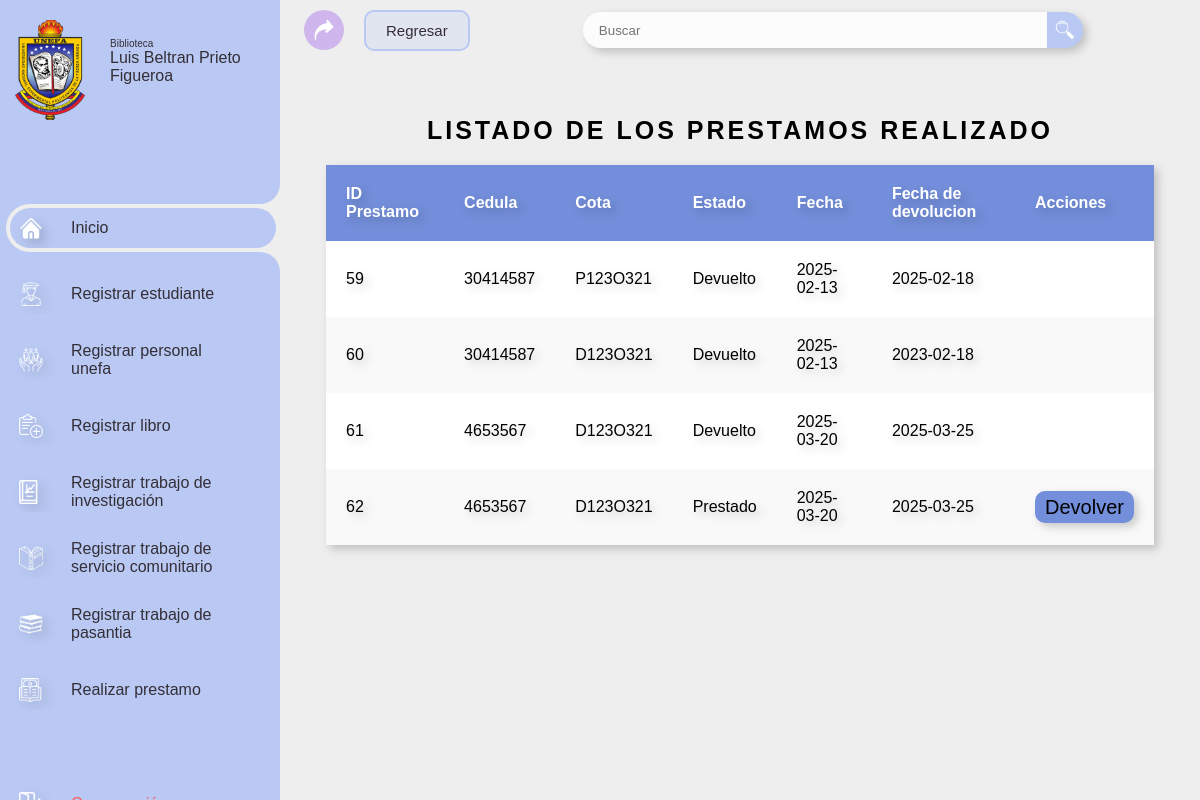
The app's page /prestamo.php with its own data.
### tables this page shows
CREATE TABLE `prestamos` (
  `id` int NOT NULL AUTO_INCREMENT,
  `cedula_persona` int DEFAULT NULL,
  `tipo_persona` varchar(100) DEFAULT NULL,
  `cota_documento` varchar(100) DEFAULT NULL,
  `tipo_documento` varchar(100) DEFAULT NULL,
  `fecha_prestamo` date NOT NULL,
  `fecha_devolucion` date NOT NULL,
  `estado` enum('Prestado','Devuelto') NOT NULL DEFAULT 'Prestado',
  `observaciones` text,
  `usuario_registro` varchar(50) DEFAULT NULL,
  PRIMARY KEY (`id`)
);

### controlador/getInfo/prestamo.php (called while the page is built, shortened)
<?php
$sql = "SELECT
    *
FROM prestamos";
$result = $conexion->query($sql);
if ($result->num_rows > 0) {
    $prestamos = array();
    while ($row = $result->fetch_assoc()) {
        $prestamos[] = $row;
    }
} else {
}
?>

### prestamo.php (the view, shortened to what this page needs)
<?php
require ROOT_DIR . '/modelo/conexion.php';
require ROOT_DIR . '/controlador/getInfo/prestamo.php';
?>
<!DOCTYPE html>
<html lang="en">
<head>
	<link rel="stylesheet" href="estilo/grado.css">
</head>
<body>
	<?php
		$menuActive = 1;
		require ROOT_DIR . '/componentes/menuLateral.php';
	?>
	<section id="content">
		<nav>
			<i style="background-image: url(imagenes/flecha-curva.png);" class='bx bx-menu '></i>
			<a class="retorn" href="admin-inicio.php">Regresar</a>
			<?php if(isset($prestamos)){require './componentes/buscador.php';}?>
		</nav>
		<br><br>
		<h4 style="font-size: 25PX; text-align: center; margin: 20px; font-weight: bolder; letter-spacing: 3px;">LISTADO DE LOS PRESTAMOS REALIZADO</h4>
		<main>
			<div id="main-container">
				<?php if(isset($prestamos)): ?>
				<table class="busquedatabla">
					<thead>
						<tr>
							<th>ID Prestamo</th>
							<th>Cedula</th>
							<th>Cota</th>
							<th>Estado</th>
							<th>Fecha</th>
							<th>Fecha de devolucion</th>
							<th>Acciones</th>
						</tr>
					</thead>
					<tbody>
					<?php foreach ($prestamos as $prestamo): ?>
						<tr>
							<td><?= $prestamo["id"] ?></td>
							<td>
								<?= $prestamo["cedula_persona"] ?>
							</td>
							<td><?= $prestamo["cota_documento"] ?></td>
							<td><?= $prestamo["estado"] ?></td>
							<td><?= $prestamo["fecha_prestamo"] ?></td>
							<td><?= $prestamo["fecha_devolucion"] ?></td>
							<td>
								<?php if($prestamo["estado"] == "Prestado"):?>
									 <a href="./controlador/modificar/actualizar.php?tipo=1&id=<?= $prestamo["id"]?>" class="button open-button" style="cursor: pointer;" >Devolver</a>
								<?php elseif($prestamo["estado"] == "Devuelto"):?>
								<?php else: ?>
									<p>Error</p>
								<?php endif?>
							</td>
						</tr>
					<?php endforeach ?>
					</tbody>
				</table>
				<?php else: ?>
					<div>No hay información para mostrar</div>
				<?php endif?>
			</div>
		</main>
	</section>
</body>
</html>

### componentes/menuLateral.php (shortened to what this page needs)
<section id="sidebar">
    <div class="l">
        <span>
            <div style="background-image: url(imagenes/unefa-logo-3FC9336783-seeklogo.com.png);" class="logo"></div>
        </span>
        <div class="logo-letras">
            <p class="pe">Biblioteca </p>
            <p class="p">Luis Beltran Prieto Figueroa</p><br>
        </div>
    </div>
    <ul class="side-menu top">
        <br><br>
        <li class="<?= ($menuActive == 1) ? 'active' : '' ?>">
            <a title="Inicio" href="admin-inicio.php">
                <i style="background-image: url(imagenes/hogar.png);" class='bx bxs-shopping-bag-alt icon'></i>
                <span class="text">Inicio</span>
            </a>
        </li><br>
           <li class="<?= ($menuActive == 2) ? 'active' : '' ?>">
            <a title="Registrar estudiante" href="regis_estu.php">
                <i style="background-image: url(imagenes/graduado.png);" class='bx bxs-group icon'></i>
                <span class="text">Registrar estudiante</span>
            </a>
        </li><br>
           <li class="<?= ($menuActive == 3) ? 'active' : '' ?>">
            <a title="Registrar personal" href="regis_pero.php">
                <i style="background-image: url(imagenes/social.png);" class='bx bxs-doughnut-chart icon'></i>
                <span class="text">Registrar personal <br> unefa </span>
            </a>
        </li><br>
           <li class="<?= ($menuActive == 4) ? 'active' : '' ?>">
            <a title="Registrar libro" href="regis_libro.php">
                <i style="background-image: url(imagenes/anadir.png);" class='bx bxs-shopping-bag-alt icon'></i>
                <span class="text">Registrar libro</span>
            </a>
        </li><br>
        <li class="<?= ($menuActive == 5) ? 'active' : '' ?>">
            <a title="Registrar Trabajo de Investigación" href="regis_grado.php">
                <i style="background-image: url(imagenes/libro.png);" class='bx bxs-message-dots icon'></i>
                <span class="text">Registrar trabajo de <br> investigación </span>
            </a>
        </li><br>
        <li class="<?= ($menuActive == 6) ? 'active' : '' ?>">
            <a title="Registrar Trabajo de servicio comunitario" href="regis_comu.php">
                <i style="background-image: url(imagenes/sc.png);" class='bx bxs-group icon'></i>
                <span class="text">Registrar trabajo de <br>servicio comunitario</span>
            </a>
        </li><br>
		<li class="<?= ($menuActive == 7) ? 'active' : '' ?>">
            <a title="Registrar Trabajo de pasantia" href="regis_pasantia.php">
                <i style="background-image: url(imagenes/pasantia.png);" class='bx bxs-group icon'></i>
                <span class="text">Registrar trabajo de <br> pasantia</span>
            </a>
        </li><br>
        <li class="<?= ($menuActive == 8) ? 'active' : '' ?>">
            <a title="Realizar prestamo" href="regis_prestamo.php">
                <i style="background-image: url('./imagenes/prestamos.png');" class='bx bxs-group icon'></i>
                <span class="text">Realizar prestamo</span>
            </a>
        </li><br>
    </ul>
    <ul class="side-menu">
        <li>
            <a title="Cerrar Sesión" href="./controlador/cerrar_sesion.php" class="logout">
                <i style="background-image: url(imagenes/cerrar-sesion.png);" class='bx bxs-log-out-circle icon'></i>
                <span class="text">Cerrar sesión</span>
            </a>
        </li>
    </ul>
</section>

### componentes/buscador.php (shortened to what this page needs)
<?php
$buscar = '';
?>
<form action="<?php echo (isset($url_buscar)) ? $url_buscar : '' ?>" style="margin: 0 auto;" method="get">
    <div class="form-input">
        <input id="busqueda" type="search" placeholder="Buscar" name="buscar" value="<?= $buscar?>">
        <button type="submit" style="background-image: url(imagenes/buscar\ \(1\).png);" class="search-btn"><i class='bx bx-search'></i></button>
    </div>
</form>

### prestamo.php (style rules this page uses)
.button { background-color: var(--ico); text-decoration: none; padding: 5px 10px; color: black; border-radius: 10px; font-size: 20px; }

### records on screen
prestamos: id "59", cedula_persona "30414587", cota_documento "P123O321", estado "Devuelto", fecha_prestamo "2025-02-13", fecha_devolucion "2025-02-18"
prestamos: id "60", cedula_persona "30414587", cota_documento "D123O321", estado "Devuelto", fecha_prestamo "2025-02-13", fecha_devolucion "2023-02-18"
prestamos: id "61", cedula_persona "4653567", cota_documento "D123O321", estado "Devuelto", fecha_prestamo "2025-03-20", fecha_devolucion "2025-03-25"
prestamos: id "62", cedula_persona "4653567", cota_documento "D123O321", estado "Prestado", fecha_prestamo "2025-03-20", fecha_devolucion "2025-03-25"
